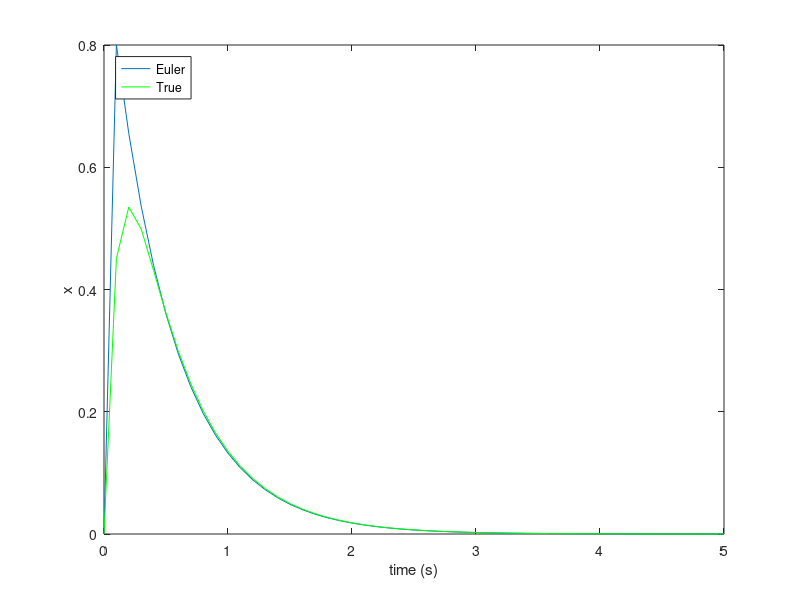

MATLAB code to generate this figure:
% Simple example of Euler integration
h = 0.1;                                % time-step
tmax = 5;                               % max t value
init = 0;                               % initial condition

t = 0:h:tmax;                           % vector of time values
nsteps = length(t);                     % how many steps
x = zeros(nsteps,1);                    % where we will store
                                        % results
x(1) = init;


% Start the integration
for i=1:(nsteps-1)
    f =  -10*x(i) + 8*exp(-2*t(i));
    x(i+1) = x(i) + (h*f);
end


% Now plot results and compare with true solution
plot(t, x)
hold on
xtrue = exp(-2*t) - exp(-10*t);
plot(t, xtrue, 'g')
xlabel('time (s)'); ylabel('x');
legend('Euler', 'True', 'Location', 'NorthWest')
hold off
